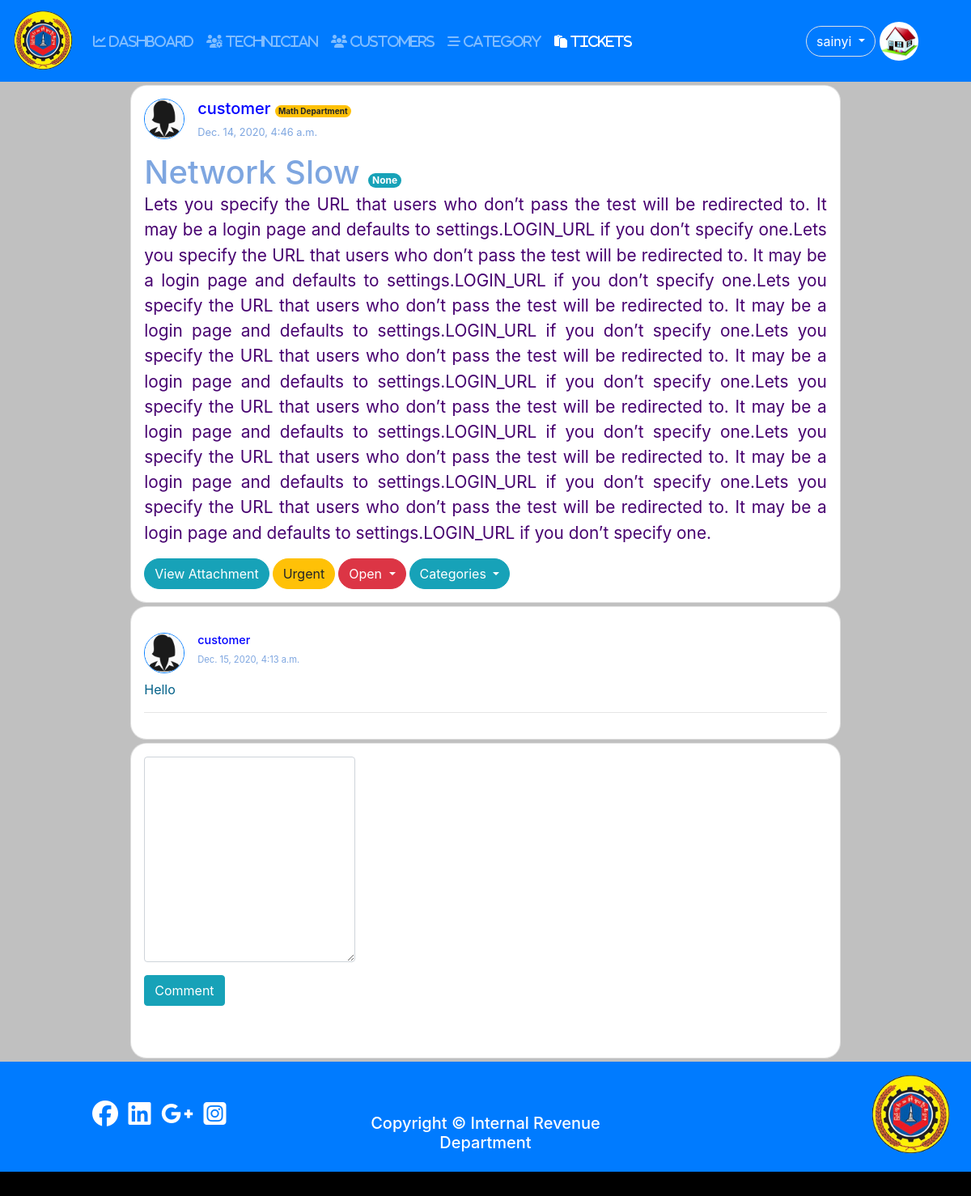
/8/ (signed in), run on the app's committed database.
### user/models.py (models this page shows, shortened)
class Profile(models.Model):#User
	user = models.OneToOneField(settings.AUTH_USER_MODEL,on_delete=models.CASCADE);
	photo = models.ImageField(null=True,blank=True,default='default.jpg');
	birthday = models.DateField(null=True,blank=True);
	phone = models.CharField(max_length=20,null=True,blank=True);
	address = models.TextField(null=True,blank=True);
	category = models.ForeignKey(Category,on_delete=models.CASCADE,blank=True,null=True);
	GENDER = (
				('other','Other'), # (Key,value)
				('male','Male'),
				('female','Female')
			);
	gender = models.CharField(max_length=100,choices = GENDER,default='other');

### tickets/models.py (models this page shows, shortened)
class Tickets(models.Model):
	user = models.ForeignKey(User,on_delete=models.CASCADE);
	category = models.ForeignKey(Category,on_delete=models.CASCADE,blank=True,null=True);
	name = models.CharField(max_length = 200);
	subject = models.CharField(max_length = 300);
	description = models.TextField();
	attachment = models.FileField(upload_to = "tickets/files/",null=True,blank=True);
	STATUS_CHOICES = (
						('Open','open'), # (Key,value)
						('Pending','pending'),
						('Closed','closed')
					 );
	SET_PRIORITY = (
					('critical','Critical'),
					('urgent','Urgent'),
					('normal','Normal'),
					('not_important','Not Important'),
				   );
	status = models.CharField(max_length=100,choices=STATUS_CHOICES,default='Open');
	priority = models.CharField(max_length=100,choices= SET_PRIORITY,default = 'not_important');
	created = models.DateTimeField(auto_now =True);
	updated = models.DateTimeField(auto_now_add = True);

class Comment(models.Model):
	ticket = models.ForeignKey(Tickets,on_delete=models.CASCADE);
	user = models.ForeignKey(User,on_delete=models.CASCADE);
	comment = models.TextField();
	updated = models.DateTimeField(auto_now=True);

### tickets/views.py (the view)
# urls.py: path('<int:id>/',views.ticket_detail,name='ticket-detail'),
@login_required
def ticket_detail(request,id):
	ticket = Tickets.objects.get(pk=id);
	categories = Category.objects.all();
	pri_design = '';
	priority = '';
	if ticket.priority == 'critical':
		pri_design = 'btn btn-danger rounded-pill';
		priority = "Critical";
	elif ticket.priority == 'urgent':
		pri_design = 'btn btn-warning rounded-pill';
		priority = 'Urgent';
	elif ticket.priority == 'normal':
		pri_design = 'btn btn-info rounded-pill';
		priority = "Normal";
	else:
		pri_design = 'btn btn-success rounded-pill';
		priority = "Not Important";
	comments = Comment.objects.filter(ticket=ticket);
	if request.method == 'POST':
		comment_form = CommentForm(data=request.POST);
		ticket_form = TicketForm(instance = ticket,data=request.POST,files=request.FILES);
		print("Comment:::",comment_form);
		if comment_form.is_valid():
			new_comment = comment_form.save(commit = False);
			new_comment.ticket = ticket;
			new_comment.user = request.user;
			new_comment.save();
			comment_form = CommentForm();
		if ticket_form.is_valid():
			new_ticket = ticket_form.save();
	else:
		comment_form = CommentForm();
		ticket_form = TicketForm(instance=ticket);
	return render(request,'tickets/ticket_detail.html',{'ticket':ticket,
														'comment_form':comment_form,
														'comments':comments,
														'pri_design':pri_design,
														'priority':priority,
														'nav_ticket':'active',
														'categories':categories,
														'ticket_form':ticket_form
														});

### tickets/forms.py
class CommentForm(forms.ModelForm):
	def __init__(self, *args, **kwargs):
		super().__init__(*args, **kwargs);
		self.helper = FormHelper(self);
		self.helper.form_show_labels = False;
	class Meta:
		model = Comment;
		fields = ('comment',);

class TicketForm(forms.ModelForm):
	def __init__(self,*args,**kwargs):
		super().__init__(*args,**kwargs);
		self.helper = FormHelper(self);
		self.helper.form_show_labels = False;
	class Meta:
		model =  Tickets;
		fields = ('name','subject','description','priority','attachment');

### tickets/templates/tickets/ticket_detail.html (shortened to what this page needs)
{% extends 'user/base.html' %}
{% load crispy_forms_tags %}
{% block content %}
<div class="d-flex flex-column justify-content-center align-items-center">
<div class="card p-3 w-75 mb-1 mt-1" style="border-radius: 20px;">
<div>
	<div style="
		display: inline-flex;
	"
	>
		<div>
			<img src="{{ticket.user.profile.photo.url}}" alt="profile"
			width="50" height="50"
			class="border border-primary rounded-circle mr-3"
			>
		</div>
		<div>
			<h5 style="color: blue;">{{ticket.user.username}}
				<span class="badge badge-warning rounded-pill"
					style="font-size: 0.5em;"
				>{{ticket.name}}</span>
			</h5>
			<p style="font-size: 0.8em;color: #7EA6E0;">{{ticket.updated}}</p>
		</div>
	</div>
	<div>
		<div>
		<h3 style="
			color: #7EA6E0;
			font-size: 2.5em;
			display: inline;
		">{{ticket.subject}}
		{% if request.user.is_superuser or request.user.is_staff %}
		<span class="badge badge-info rounded-pill"
			  style="font-size: 0.3em;"
		>{{ticket.category}}
		</span>
		{% endif %}
		</h3>
		</div>
		<p style="text-align: justify;font-size: 1.3em;
		color: #470070;
		">{{ticket.description}}</p>
		<div style="display: inline-flex;">
		{% if ticket.attachment %}
		<a href={{ticket.attachment.url}} class="btn btn-info rounded-pill mr-1">View Attachment</a>
		{% endif %}
		<div class="{{pri_design}} mr-1">{{priority}}</div>
		{% if ticket.status == 'Open' %}
			{% if request.user.is_superuser or request.user.is_staff %}
			<div class="btn-group">
			  <button type="button" class="btn btn-danger dropdown-toggle rounded-pill" data-toggle="dropdown" aria-haspopup="true" aria-expanded="false">
			    Open
			  </button>
			</div>
			{% else %}
			<div class="btn btn-danger rounded-pill">Open</div>
			{% endif %}
		{% endif %}
		{% if request.user.is_superuser %}
		<div class="btn-group ml-1">
			  <button type="button" class="btn btn-info dropdown-toggle rounded-pill" data-toggle="dropdown" aria-haspopup="true" aria-expanded="false">
			    Categories
			  </button>
		</div>
		{% endif %}
	</div>
	</div>
</div>
</div>
<div class="card p-3 w-75 mb-1" style="border-radius: 20px;">
	<div>
		{%for comment in comments %}
		<div style="display:inline-flex;" class="mt-3">
			<div>
				<img src="{{comment.user.profile.photo.url}}"
					width="50" height="50"
					class="border border-primary rounded-circle mr-3"
					alt="Profile"
				>
			</div>
			<div>
				<h5 style="font-size: 0.9em;color:blue;">{{comment.user.username}}</h5>
				<p style="font-size: 0.7em;color:#7EA6E0">{{comment.updated}}</p>
			</div>
		</div>
		<br>
		<div>
			<p style="
				color: #006088;
			">{{comment.comment}}</p>
		</div>
		<hr>
		{% endfor %}
	</div>
</div>
<div class="card p-3 w-75 mb-1" style="border-radius: 20px;">
	<div class="row">
		<div class="col">
			<form method="POST" novalidate>
				{{comment_form.comment|as_crispy_field}}
				<input type="submit" name="submit" value="Comment" class="btn btn-info mb-5">
			</form>
		</div>
		<div class="col"></div>
		<div class="col"></div>
	</div>
</div>
</div>
{% endblock %}

### user/templates/user/naviation.html (shortened to what this page needs)
  <nav class="navbar navbar-expand-lg navbar-dark bg-primary">
  {% load static %}
  <a class="navbar-brand" href="{% url 'dashboard' %}">
    <img src="{% static 'pictures/logo1_no_background.png' %}"
    width="75" height="75"
    class="animate__animated animate__flipInX"
    >
  </a>
  <div class="collapse navbar-collapse" id="navbarNavDropdown">
    <ul class="navbar-nav">
      <li class="nav-item {{dashboard}}">
        <a class="nav-link" href="{% url 'dashboard'%}"><i class="fas fa-chart-line"> DASHBOARD</i><span class="sr-only">(current)</span></a>
      </li>
      {% if user.is_superuser or user.is_staff %}
        {% if user.is_superuser %}
        <li class="nav-item {{tech}}">
          <a class="nav-link" href="{% url 'tech-view' %}"><i class="fas fa-users-cog"> TECHNICIAN</i></a>
        </li>
        <li class="nav-item {{customer}}">
          <a class="nav-link" href="{% url 'customer-view' %}"><i class="fas fa-users"> CUSTOMERS</i></a>
        </li>
        {% endif %}
        <li class="nav-item {{category}}">
          <a class="nav-link" href="{% url 'new-category' %}"><i class="fas fa-stream"> CATEGORY</i></a>
        </li>
        <li class="nav-item {{nav_ticket}}">
          <a class="nav-link" href="{% url 'tickets' %}"><i class="fas fa-paste"> TICKETS</i></a>
        </li>
          {% endif %}
    </ul>
  </div>
        <div class="btn-group">
            <button type="button" class="btn btn-primary border rounded-pill m-1 dropdown-toggle" data-toggle="dropdown" aria-haspopup="true" aria-expanded="false">
              {{user.username}}
            </button>
          </div>
          <img src = '{{user.profile.photo.url}}' class="rounded-circle border border-primary mr-5" style="width:50px; height:50px;">
</nav>

### user/static/css/style.css (style rules this page uses)
body,html { margin: 0; width: 100%; height: 100%; }

### data on the page
Tickets: user.profile.photo (placeholder picture), user.username "customer", name "Math Department", updated "Dec. 14, 2020, 4:46 a.m.", subject "Network Slow", category "None", description "Lets you specify the URL that users who don’t pass the test will be redirected to. It may be a login page and defaults to settings.LOGIN_URL if you don’t specify one.Lets you specify the URL that users who don’t pass the test will be redirected to. It may be a login page and defaults to settings.LOGIN_URL if you don’t specify one.Lets you specify the URL that users who don’t pass the test will be redirected to. It may be a login page and defaults to settings.LOGIN_URL if you don’t specify one.Lets you specify the URL that users who don’t pass the test will be redirected to. It may be a login page and defaults to settings.LOGIN_URL if you don’t specify one.Lets you specify the URL that users…", priority "Urgent"
Comment: user.profile.photo (placeholder picture), user.username "customer", updated "Dec. 15, 2020, 4:13 a.m.", comment "Hello"

### other printed values
{{ user.username }} "sainyi"
